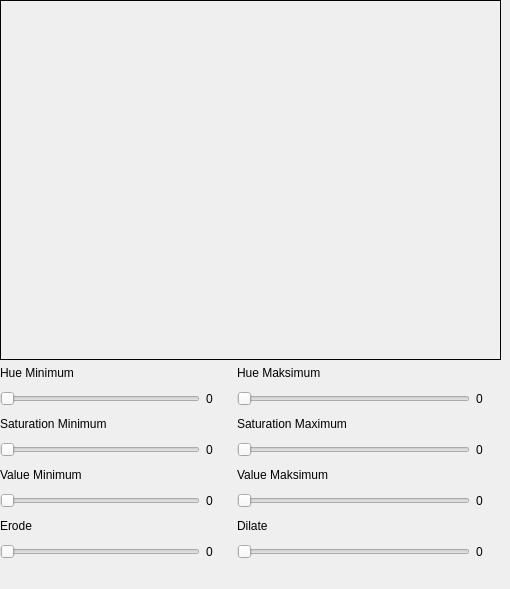
         <widget class="QWidget" name="warna1">
          <property name="minimumSize">
           <size>
            <width>500</width>
            <height>400</height>
           </size>
          </property>
          <widget class="QWidget" name="layoutWidget">
           <property name="geometry">
            <rect>
             <x>0</x>
             <y>0</y>
             <width>501</width>
             <height>580</height>
            </rect>
           </property>
           <layout class="QVBoxLayout" name="verticalLayout">
            <item>
             <widget class="QLabel" name="labelWarna1">
              <property name="minimumSize">
               <size>
                <width>480</width>
                <height>360</height>
               </size>
              </property>
              <property name="baseSize">
               <size>
                <width>480</width>
                <height>360</height>
               </size>
              </property>
              <property name="frameShape">
               <enum>QFrame::Box</enum>
              </property>
              <property name="text">
               <string/>
              </property>
             </widget>
            </item>
            <item>
             <layout class="QFormLayout" name="formLayout">
              <item row="0" column="0">
               <layout class="QVBoxLayout" name="verticalLayout_2">
                <item>
                 <widget class="QLabel" name="label">
                  <property name="maximumSize">
                   <size>
                    <width>16777215</width>
                    <height>100</height>
                   </size>
                  </property>
                  <property name="text">
                   <string>Hue Minimum</string>
                  </property>
                 </widget>
                </item>
                <item>
                 <layout class="QHBoxLayout" name="horizontalLayout">
                  <item>
                   <widget class="QSlider" name="hMin1">
                    <property name="minimumSize">
                     <size>
                      <width>200</width>
                      <height>0</height>
                     </size>
                    </property>
                    <property name="baseSize">
                     <size>
                      <width>200</width>
                      <height>100</height>
                     </size>
                    </property>
                    <property name="maximum">
                     <number>255</number>
                    </property>
                    <property name="orientation">
                     <enum>Qt::Horizontal</enum>
                    </property>
                   </widget>
                  </item>
                  <item>
                   <widget class="QLabel" name="hMinVal1">
                    <property name="minimumSize">
                     <size>
                      <width>25</width>
                      <height>25</height>
                     </size>
                    </property>
                    <property name="text">
                     <string>0</string>
                    </property>
                   </widget>
                  </item>
                 </layout>
                </item>
               </layout>
              </item>
              <item row="0" column="1">
               <layout class="QVBoxLayout" name="verticalLayout_3">
                <item>
                 <widget class="QLabel" name="label_2">
                  <property name="maximumSize">
                   <size>
                    <width>16777215</width>
                    <height>100</height>
                   </size>
                  </property>
                  <property name="text">
                   <string>Hue Maksimum</string>
                  </property>
                 </widget>
                </item>
                <item>
                 <layout class="QHBoxLayout" name="horizontalLayout_2">
                  <item>
                   <widget class="QSlider" name="hMax1">
                    <property name="minimumSize">
                     <size>
                      <width>150</width>
                      <height>0</height>
                     </size>
                    </property>
                    <property name="baseSize">
                     <size>
                      <width>200</width>
                      <height>100</height>
                     </size>
                    </property>
                    <property name="maximum">
                     <number>255</number>
                    </property>
                    <property name="orientation">
                     <enum>Qt::Horizontal</enum>
                    </property>
                   </widget>
                  </item>
                  <item>
                   <widget class="QLabel" name="hMaxVal1">
                    <property name="minimumSize">
                     <size>
                      <width>25</width>
                      <height>25</height>
                     </size>
                    </property>
                    <property name="text">
                     <string>0</string>
                    </property>
                   </widget>
                  </item>
                 </layout>
                </item>
               </layout>
              </item>
              <item row="1" column="0">
               <layout class="QVBoxLayout" name="verticalLayout_6">
                <item>
                 <widget class="QLabel" name="label_5">
                  <property name="maximumSize">
                   <size>
                    <width>16777215</width>
                    <height>100</height>
                   </size>
                  </property>
                  <property name="text">
                   <string>Saturation Minimum</string>
                  </property>
                 </widget>
                </item>
                <item>
                 <layout class="QHBoxLayout" name="horizontalLayout_5">
                  <item>
                   <widget class="QSlider" name="sMin1">
                    <property name="minimumSize">
                     <size>
                      <width>200</width>
                      <height>0</height>
                     </size>
                    </property>
                    <property name="baseSize">
                     <size>
                      <width>200</width>
                      <height>100</height>
                     </size>
                    </property>
                    <property name="maximum">
                     <number>255</number>
                    </property>
                    <property name="orientation">
                     <enum>Qt::Horizontal</enum>
                    </property>
                   </widget>
                  </item>
                  <item>
                   <widget class="QLabel" name="sMinVal1">
                    <property name="minimumSize">
                     <size>
                      <width>25</width>
                      <height>25</height>
                     </size>
                    </property>
                    <property name="text">
                     <string>0</string>
                    </property>
                   </widget>
                  </item>
                 </layout>
                </item>
               </layout>
              </item>
              <item row="1" column="1">
               <layout class="QVBoxLayout" name="verticalLayout_7">
                <item>
                 <widget class="QLabel" name="label_6">
                  <property name="maximumSize">
                   <size>
                    <width>16777215</width>
                    <height>100</height>
                   </size>
                  </property>
                  <property name="text">
                   <string>Saturation Maximum</string>
                  </property>
                 </widget>
                </item>
                <item>
                 <layout class="QHBoxLayout" name="horizontalLayout_6">
                  <item>
                   <widget class="QSlider" name="sMax1">
                    <property name="minimumSize">
                     <size>
                      <width>150</width>
                      <height>0</height>
                     </size>
                    </property>
                    <property name="baseSize">
                     <size>
                      <width>200</width>
                      <height>100</height>
                     </size>
                    </property>
                    <property name="maximum">
                     <number>255</number>
                    </property>
                    <property name="orientation">
                     <enum>Qt::Horizontal</enum>
                    </property>
                   </widget>
                  </item>
                  <item>
                   <widget class="QLabel" name="sMaxVal1">
                    <property name="minimumSize">
                     <size>
                      <width>25</width>
                      <height>25</height>
                     </size>
                    </property>
                    <property name="text">
                     <string>0</string>
                    </property>
                   </widget>
                  </item>
                 </layout>
                </item>
               </layout>
              </item>
              <item row="2" column="0">
               <layout class="QVBoxLayout" name="verticalLayout_4">
                <item>
                 <widget class="QLabel" name="label_3">
                  <property name="maximumSize">
                   <size>
                    <width>16777215</width>
                    <height>100</height>
                   </size>
                  </property>
                  <property name="text">
                   <string>Value Minimum</string>
                  </property>
                 </widget>
                </item>
                <item>
                 <layout class="QHBoxLayout" name="horizontalLayout_3">
                  <item>
                   <widget class="QSlider" name="vMin1">
                    <property name="minimumSize">
                     <size>
                      <width>200</width>
                      <height>0</height>
                     </size>
                    </property>
                    <property name="baseSize">
                     <size>
                      <width>200</width>
                      <height>100</height>
                     </size>
                    </property>
                    <property name="maximum">
                     <number>255</number>
                    </property>
                    <property name="orientation">
                     <enum>Qt::Horizontal</enum>
                    </property>
                   </widget>
                  </item>
                  <item>
                   <widget class="QLabel" name="vMinVal1">
                    <property name="minimumSize">
                     <size>
                      <width>25</width>
                      <height>25</height>
                     </size>
                    </property>
                    <property name="text">
                     <string>0</string>
                    </property>
                   </widget>
                  </item>
                 </layout>
                </item>
               </layout>
              </item>
              <item row="2" column="1">
               <layout class="QVBoxLayout" name="verticalLayout_5">
                <item>
                 <widget class="QLabel" name="label_4">
                  <property name="maximumSize">
                   <size>
                    <width>16777215</width>
                    <height>100</height>
                   </size>
                  </property>
                  <property name="text">
                   <string>Value Maksimum</string>
                  </property>
                 </widget>
                </item>
                <item>
                 <layout class="QHBoxLayout" name="horizontalLayout_4">
                  <item>
                   <widget class="QSlider" name="vMax1">
                    <property name="minimumSize">
                     <size>
                      <width>150</width>
                      <height>0</height>
                     </size>
                    </property>
                    <property name="baseSize">
                     <size>
                      <width>200</width>
                      <height>100</height>
                     </size>
                    </property>
                    <property name="maximum">
                     <number>255</number>
                    </property>
                    <property name="orientation">
                     <enum>Qt::Horizontal</enum>
                    </property>
                   </widget>
                  </item>
                  <item>
                   <widget class="QLabel" name="vMaxVal1">
                    <property name="minimumSize">
                     <size>
                      <width>25</width>
                      <height>25</height>
                     </size>
                    </property>
                    <property name="text">
                     <string>0</string>
                    </property>
                   </widget>
                  </item>
                 </layout>
                </item>
               </layout>
              </item>
              <item row="3" column="0">
               <layout class="QVBoxLayout" name="verticalLayout_9">
                <item>
                 <widget class="QLabel" name="label_8">
                  <property name="maximumSize">
                   <size>
                    <width>16777215</width>
                    <height>100</height>
                   </size>
                  </property>
                  <property name="text">
                   <string>Erode</string>
                  </property>
                 </widget>
                </item>
                <item>
                 <layout class="QHBoxLayout" name="horizontalLayout_8">
                  <item>
                   <widget class="QSlider" name="erode1">
                    <property name="minimumSize">
                     <size>
                      <width>200</width>
                      <height>0</height>
                     </size>
                    </property>
                    <property name="baseSize">
                     <size>
                      <width>200</width>
                      <height>100</height>
                     </size>
                    </property>
                    <property name="maximum">
                     <number>10</number>
                    </property>
                    <property name="orientation">
                     <enum>Qt::Horizontal</enum>
                    </property>
                   </widget>
                  </item>
                  <item>
                   <widget class="QLabel" name="erodeVal1">
                    <property name="minimumSize">
                     <size>
                      <width>25</width>
                      <height>25</height>
                     </size>
                    </property>
                    <property name="text">
                     <string>0</string>
                    </property>
                   </widget>
                  </item>
                 </layout>
                </item>
               </layout>
              </item>
              <item row="3" column="1">
               <layout class="QVBoxLayout" name="verticalLayout_8">
                <item>
                 <widget class="QLabel" name="label_7">
                  <property name="maximumSize">
                   <size>
                    <width>16777215</width>
                    <height>100</height>
                   </size>
                  </property>
                  <property name="text">
                   <string>Dilate</string>
                  </property>
                 </widget>
                </item>
                <item>
                 <layout class="QHBoxLayout" name="horizontalLayout_7">
                  <item>
                   <widget class="QSlider" name="dilate1">
                    <property name="minimumSize">
                     <size>
                      <width>150</width>
                      <height>0</height>
                     </size>
                    </property>
                    <property name="baseSize">
                     <size>
                      <width>200</width>
                      <height>100</height>
                     </size>
                    </property>
                    <property name="maximum">
                     <number>255</number>
                    </property>
                    <property name="orientation">
                     <enum>Qt::Horizontal</enum>
                    </property>
                   </widget>
                  </item>
                  <item>
                   <widget class="QLabel" name="dilateVal1">
                    <property name="minimumSize">
                     <size>
                      <width>25</width>
                      <height>25</height>
                     </size>
                    </property>
                    <property name="text">
                     <string>0</string>
                    </property>
                   </widget>
                  </item>
                 </layout>
                </item>
               </layout>
              </item>
             </layout>
            </item>
           </layout>
          </widget>
         </widget>
